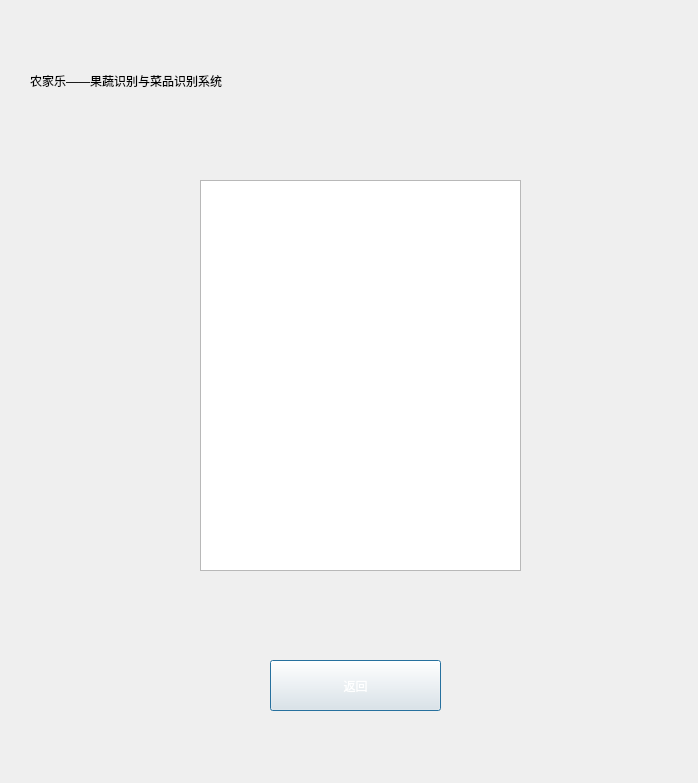
<?xml version="1.0" encoding="UTF-8"?>
<ui version="4.0">
 <class>Dialog</class>
 <widget class="QDialog" name="Dialog">
  <property name="geometry">
   <rect>
    <x>0</x>
    <y>0</y>
    <width>698</width>
    <height>783</height>
   </rect>
  </property>
  <property name="windowTitle">
   <string>Dialog</string>
  </property>
  <widget class="QFrame" name="frame">
   <property name="geometry">
    <rect>
     <x>-10</x>
     <y>-20</y>
     <width>721</width>
     <height>821</height>
    </rect>
   </property>
   <property name="frameShape">
    <enum>QFrame::StyledPanel</enum>
   </property>
   <property name="frameShadow">
    <enum>QFrame::Raised</enum>
   </property>
   <widget class="QLabel" name="label">
    <property name="geometry">
     <rect>
      <x>10</x>
      <y>-170</y>
      <width>761</width>
      <height>991</height>
     </rect>
    </property>
    <property name="styleSheet">
     <string notr="true">background-image: url(:/bg1.jpg);</string>
    </property>
    <property name="text">
     <string/>
    </property>
   </widget>
   <widget class="QLabel" name="label_3">
    <property name="geometry">
     <rect>
      <x>40</x>
      <y>50</y>
      <width>641</width>
      <height>101</height>
     </rect>
    </property>
    <property name="styleSheet">
     <string notr="true">color: rgb(56, 99, 7);
color: rgb(0, 0, 0);
font: 24pt &quot;楷体&quot;;</string>
    </property>
    <property name="text">
     <string>农家乐——果蔬识别与菜品识别系统</string>
    </property>
   </widget>
   <widget class="QTableView" name="tableView">
    <property name="geometry">
     <rect>
      <x>210</x>
      <y>200</y>
      <width>321</width>
      <height>391</height>
     </rect>
    </property>
   </widget>
   <widget class="QPushButton" name="pushButton">
    <property name="geometry">
     <rect>
      <x>280</x>
      <y>680</y>
      <width>171</width>
      <height>51</height>
     </rect>
    </property>
    <property name="styleSheet">
     <string notr="true">background-image: url(:/bg1.jpg);
color: rgb(255, 255, 255);
font: 18pt &quot;楷体&quot;;</string>
    </property>
    <property name="text">
     <string>返回</string>
    </property>
   </widget>
  </widget>
 </widget>
 <resources>
  <include location="../data/a.qrc"/>
 </resources>
 <connections/>
</ui>
